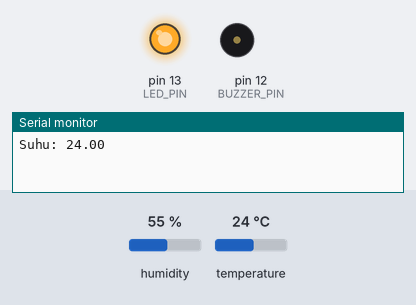
This sketch was run on a simulated Arduino Uno, built with avr-gcc and run on an emulated ATmega328P. Shown: output pins drawn as LEDs (lit = HIGH), buzzer (waves = sounding), the last lines printed to the serial monitor. The inputs (shaded band) are chosen by the test bench; at power-on: temperature 24 °C, humidity 55 %.

Above: at 0.1 s.
At 7.8 s:
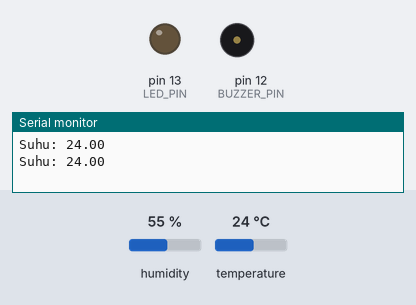
7.9 s: temperature set to 28 °C
15.8 s: temperature set to 31 °C
At 22.5 s:
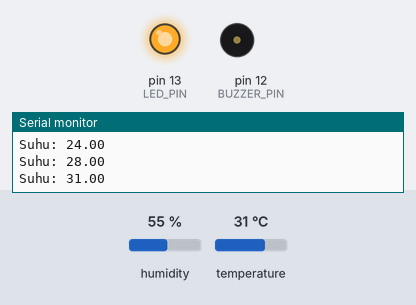
Timing chart, 0 to 35.2 s (numbered marks = the images above; inputs shaded):
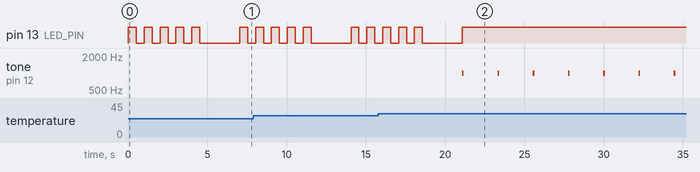

Measured:
- the behaviour switches between 29 and 30 °C on temperature (found by bisection; images 1 and 2)
- after the input at 15.8 s, pin 13 (LED_PIN): goes on until 21.1 s, then stays HIGH; tone on pin 12 (BUZZER_PIN): alternates 1000 Hz for 0.10 s and silent for 2.1 s, starting after 5.3 s

The sketch:

dht11_tugas.ino
```cpp
#include <DHT.h>

#define DHTPIN 2      // Pin yang terhubung ke sensor DHT
#define DHTTYPE DHT11 // Tipe sensor DHT (DHT11 atau DHT22)
#define LED_PIN 13    // Pin LED merah
#define BUZZER_PIN 12 // Pin buzzer

DHT dht(DHTPIN, DHTTYPE);
int buzzerState = LOW;

void setup() {
  pinMode(LED_PIN, OUTPUT);
  pinMode(BUZZER_PIN, OUTPUT);
  dht.begin();
  Serial.begin(9600);
}

void loop() {
  float temperature = dht.readTemperature();

  if (!isnan(temperature)) {
    Serial.print("Suhu: ");
    Serial.println(temperature);

    if (temperature >= 30) {
      digitalWrite(LED_PIN, HIGH);
      // Nyalakan buzzer secara beep (blink)
      tone(BUZZER_PIN, 1000); // Frekuensi 1000 Hz
      delay(100);             // Tahan buzzer selama 100 ms
      noTone(BUZZER_PIN);     // Matikan buzzer
      delay(100);             // Tahan selama 100 ms
    } else {
      digitalWrite(LED_PIN, LOW);
      // LED berkedip seperti pada Percobaan A
      for (int i = 0; i < 5; i++) {
        digitalWrite(LED_PIN, HIGH);
        delay(500); // Nyalakan LED selama 500 ms
        digitalWrite(LED_PIN, LOW);
        delay(500); // Matikan LED selama 500 ms
      }
    }
  } else {
    Serial.println("Gagal membaca suhu.");
  }

  delay(2000); // Ukur suhu setiap 2 detik
}
```
